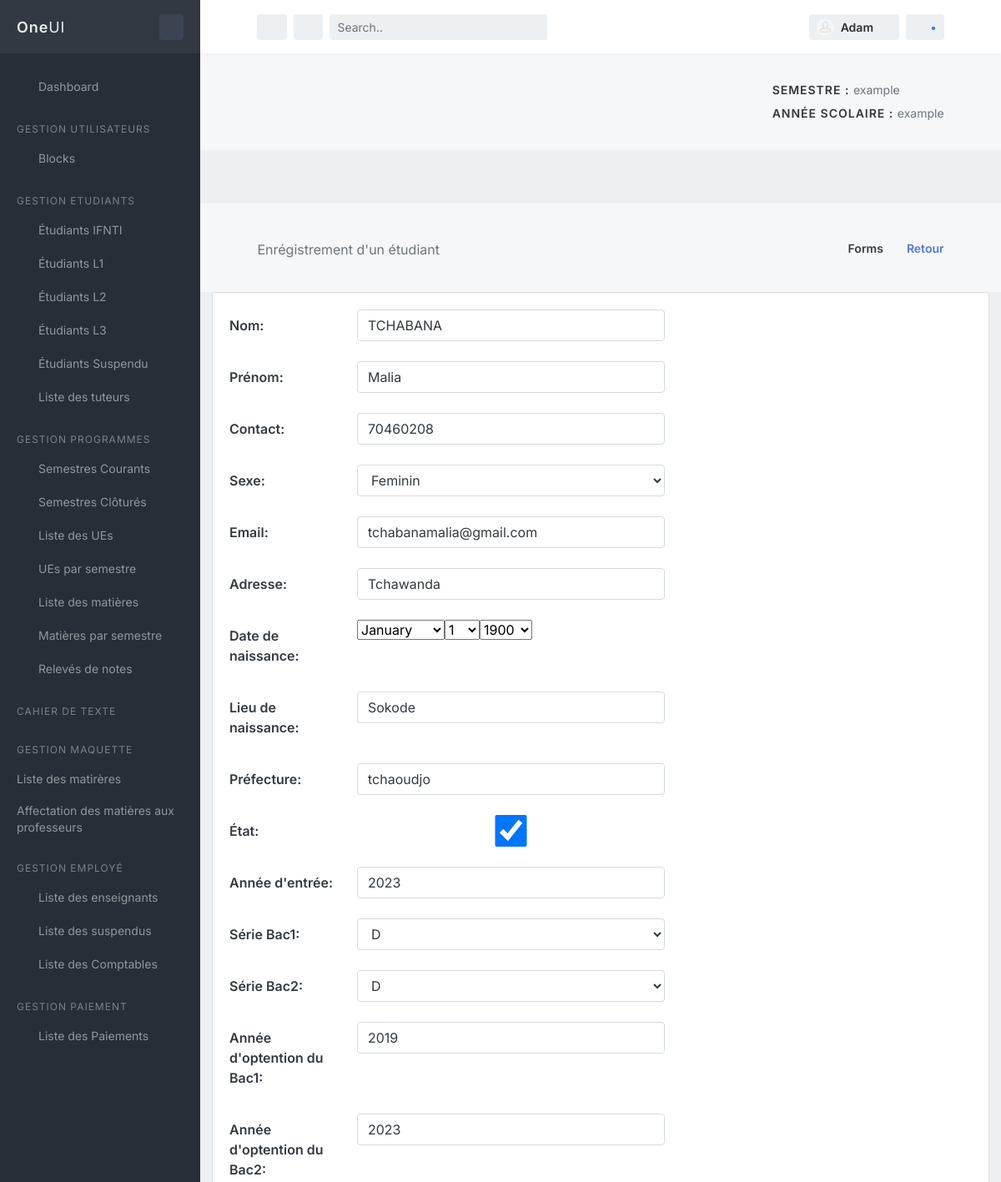
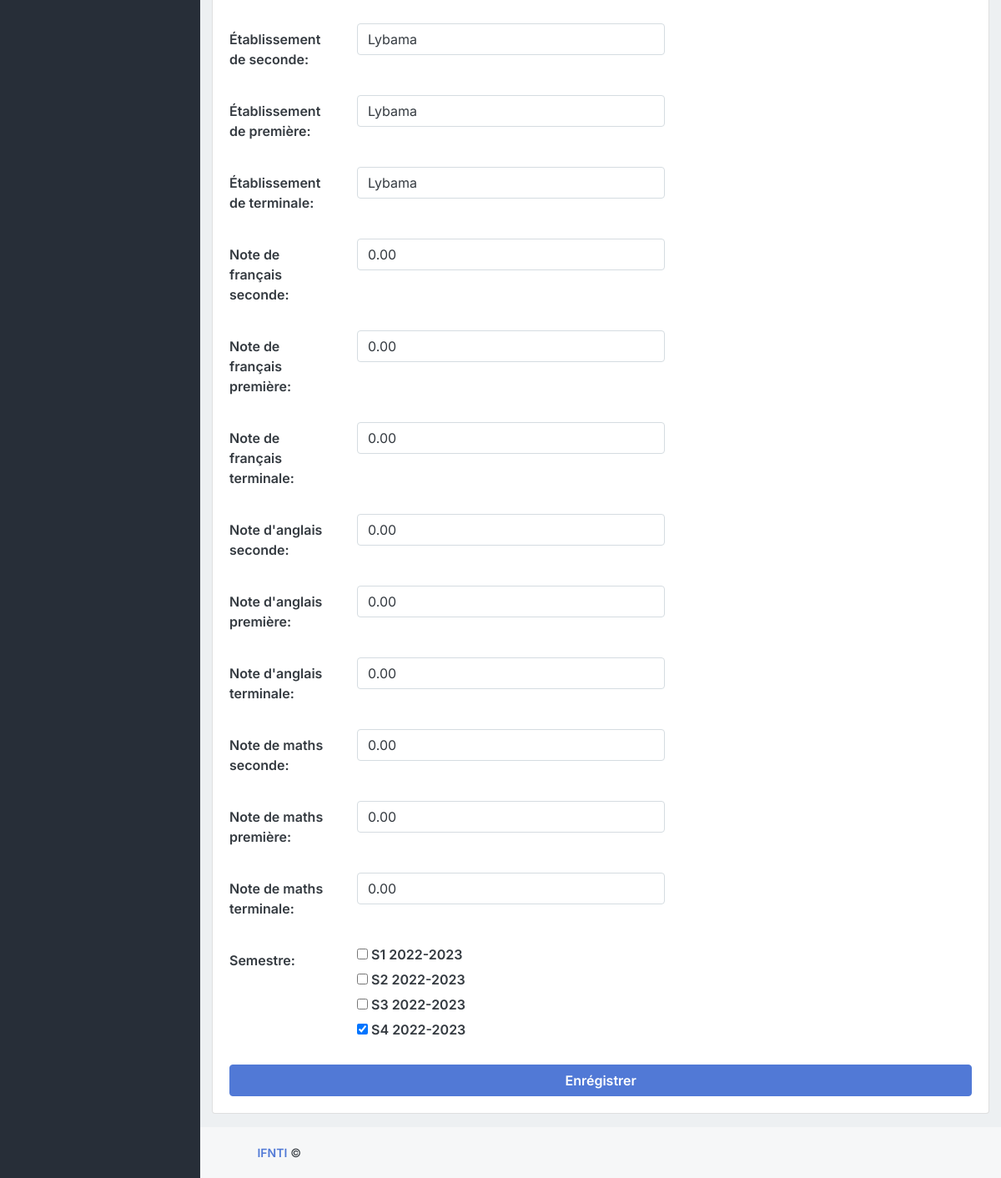
The app's page /main/update_etudiant/TM202301/ with its own data (2 pictures, top to bottom).
### main/models.py (models this page shows, shortened)
class Utilisateur(models.Model):
    SEXE_CHOISE = [
        ('F','Feminin'),
        ('M','Masculin')
    ]
    nom=models.CharField(max_length=50)
    prenom = models.CharField(max_length=50, verbose_name="Prénom")
    sexe = models.CharField(max_length=1, choices=SEXE_CHOISE)
    datenaissance = models.DateField(blank=True,verbose_name="date de naissance",null=True, validators=[MaxValueValidator(limit_value=date(2006, 1,1), message="L'année de naissance doit être inférieure à 2006")])
    lieunaissance = models.CharField(blank=True,max_length=20, verbose_name="lieu de naissance")
    contact = models.CharField(max_length=25)
    email=models.CharField(max_length=50, null=True)
    adresse=models.CharField(max_length=50)
    prefecture=models.CharField(max_length=50, null=True, verbose_name="Préfecture", default='tchaoudjo',blank=True)
    is_active = models.BooleanField(default=True, verbose_name="Actif")
    carte_identity = models.CharField(max_length=50, null=True,  verbose_name="Carte d'identité")
    nationalite = models.CharField(max_length=30, default='Togolaise', verbose_name='Nationalté',blank=True)
    user = models.OneToOneField(settings.AUTH_USER_MODEL, on_delete=models.CASCADE)
    class Meta:
        abstract = True

class Etudiant(Utilisateur):
    id = models.CharField(primary_key=True, blank=True, max_length=12)
    CHOIX_SERIE = [('A', 'A'), ('C', 'C'), ('D', 'D'), ('E', 'E'), ('F1', 'F1'), ('F2', 'F2'), ('F3', 'F3'),
                   ('F4', 'F4'), ('G2', 'G2')]
    seriebac1 = models.CharField(blank=True,max_length=2, choices=CHOIX_SERIE, verbose_name="Série bac 1", null=True)
    seriebac2 = models.CharField(blank=True,max_length=2, choices=CHOIX_SERIE, verbose_name="Série bac 2", null=True)
    anneeentree = models.IntegerField(default=datetime.date.today().year, blank=True, verbose_name="année entrée", null=False)
    anneebac1 = models.IntegerField(blank=True,verbose_name="Année d’obtention du BAC 1", null=True)
    anneebac2 = models.IntegerField(blank=True,verbose_name="Année d’obtention du BAC 2", null=True, default=datetime.date.today().year)
    etablissementSeconde = models.CharField(max_length=300, verbose_name="Nom d'établissement seconde", null=True, blank=True)
    francaisSeconde = models.DecimalField(max_digits=4, decimal_places=2, verbose_name="Note de français Seconde", default="0")
    anglaisSeconde = models.DecimalField(max_digits=4, decimal_places=2, verbose_name="Note d'anglais Seconde", default="0")
    mathematiqueSeconde = models.DecimalField(max_digits=4, decimal_places=2, verbose_name="Note de mathématique Seconde", default="0")
    etablissementPremiere = models.CharField(max_length=300, verbose_name="Nom d'établissement Première", null=True, blank=True)
    francaisPremiere = models.DecimalField(max_digits=4, decimal_places=2, verbose_name="Note de français Première", default="0")
    anglaisPremiere = models.DecimalField(max_digits=4, decimal_places=2, verbose_name="Note d'anglais Première", default="0")
    mathematiquePremiere = models.DecimalField(max_digits=4, decimal_places=2, verbose_name="Note de mathématique Première", default="0")
    etablissementTerminale = models.CharField(max_length=300, verbose_name="Nom d'établissement Terminale", null=True, blank=True)
    francaisTerminale = models.DecimalField(max_digits=4, decimal_places=2, verbose_name="Note de français Terminale", default="0")
    anglaisTerminale = models.DecimalField(max_digits=4, decimal_places=2, verbose_name="Note d'anglais Terminale", default="0")
    mathematiqueTerminale = models.DecimalField(max_digits=4, decimal_places=2, verbose_name="Note de mathématique Terminale", default="0")
    semestre = models.ManyToManyField('Semestre')
    passer_semestre_suivant =models.BooleanField(default=False, verbose_name="Passer au semestre suivant")
    class Meta:
        verbose_name = "Etudiant"
        verbose_name_plural = "Etudiants"
        unique_together = [["nom", "prenom", "datenaissance", "email"]]
    """ Cléf de l'étudiant"""

### main/views.py (the view, shortened to what this page needs)
# urls.py: path('update_etudiant/<str:id>/', views.create_etudiant, name='update_etudiant'),
def create_etudiant(request, id=0):
    if request.method == "GET":
        if id == 0:
            form = EtudiantForm()
        else:
            etudiant = Etudiant.objects.get(pk=id)
            form = EtudiantForm(instance=etudiant)
        return render(request, 'etudiants/create_etudiant.html',{'form':form})

### main/models.py (called while the page is built)
    def __str__(self):
        return self.libelle + " " + str(self.anneescolaire)

    def __str__(self):
        return str(self.anneeUniv)

### main/templates/etudiants/create_etudiant.html (shortened to what this page needs)
{% extends '../index.html' %}
{% load static %}
{% block content %}
<main id="main-container">
    <div class="bg-body-light">
        <div class="content content-full">
            <div class="d-flex flex-column flex-sm-row justify-content-sm-between align-items-sm-center">
                <h1 class="flex-sm-fill h3 my-2">
                    <small class="d-block d-sm-inline-block mt-2 mt-sm-0 font-size-base font-w400 text-muted">Enrégistrement d'un étudiant</small>
                </h1>
                <nav class="flex-sm-00-auto ml-sm-3" aria-label="breadcrumb">
                    <ol class="breadcrumb breadcrumb-alt">
                        <li class="breadcrumb-item">Forms</li>
                        <li class="breadcrumb-item" aria-current="page">
                            <a class="link-fx" href="{% url 'main:liste_des_etudiants' %}">Retour</a>
                     </li>
                    </ol>
                </nav>
            </div>
        </div>
    </div>
    <div id="content-wrapper">
        <div class="container-fluid">
            <div class="card mb-3">
                <div class="card-body">
                  <form class="form-horizontal" action="#" method="POST">
                    <div class="form-group row">
                        <label for="{{ form.nom.id_for_label }}" class="col-md-2 col-form-label">Nom:</label>
                        <div class="col-md-10">
                            {{ form.nom }}
                        </div>
                    </div>
                    <div class="form-group row">
                        <label for="{{ form.prenom.id_for_label }}" class="col-md-2 col-form-label">Prénom:</label>
                        <div class="col-md-10">
                            {{ form.prenom }}
                        </div>
                    </div>
                    <div class="form-group row">
                        <label for="{{ form.contact.id_for_label }}" class="col-md-2 col-form-label">Contact:</label>
                        <div class="col-md-10">
                            {{ form.contact }}
                        </div>
                    </div>
                    <div class="form-group row">
                        <label for="{{ form.sexe.id_for_label }}" class="col-md-2 col-form-label">Sexe:</label>
                        <div class="col-md-10">
                            {{ form.sexe }}
                        </div>
                    </div>
                    <div class="form-group row">
                        <label for="{{ form.email.id_for_label }}" class="col-md-2 col-form-label">Email:</label>
                        <div class="col-md-10">
                            {{ form.email }}
                        </div>
                    </div>
                    <div class="form-group row">
                        <label for="{{ form.adresse.id_for_label }}" class="col-md-2 col-form-label">Adresse:</label>
                        <div class="col-md-10">
                            {{ form.adresse }}
                        </div>
                    </div>
                    <div class="form-group row">
                        <label for="{{ form.datenaissance.id_for_label }}" class="col-md-2 col-form-label">Date de naissance:</label>
                        <div class="col-md-10">
                            {{ form.datenaissance }}
                        </div>
                    </div>
                    <div class="form-group row">
                        <label for="{{ form.lieunaissance.id_for_label }}" class="col-md-2 col-form-label">Lieu de naissance:</label>
                        <div class="col-md-10">
                            {{ form.lieunaissance }}
                        </div>
                    </div>
                    <div class="form-group row">
                        <label for="{{ form.prefecture.id_for_label }}" class="col-md-2 col-form-label">Préfecture:</label>
                        <div class="col-md-10">
                            {{ form.prefecture }}
                        </div>
                    </div>
                    <div class="form-group row">
                        <label for="{{ form.is_active.id_for_label }}" class="col-md-2 col-form-label">État:</label>
                        <div class="col-md-10">
                            {{ form.is_active }}
                        </div>
                    </div>
                    <div class="form-group row">
                        <label for="{{ form.anneeentree.id_for_label }}" class="col-md-2 col-form-label">Année d'entrée:</label>
                        <div class="col-md-10">
                            {{ form.anneeentree }}
                        </div>
                    </div>
                    <div class="form-group row">
                        <label for="{{ form.seriebac1.id_for_label }}" class="col-md-2 col-form-label">Série Bac1:</label>
                        <div class="col-md-10">
                            {{ form.seriebac1 }}
                        </div>
                    </div>
                    <div class="form-group row">
                        <label for="{{ form.seriebac2.id_for_label }}" class="col-md-2 col-form-label">Série Bac2:</label>
                        <div class="col-md-10">
                            {{ form.seriebac2 }}
                        </div>
                    </div>
                    <div class="form-group row">
                        <label for="{{ form.anneebac1.id_for_label }}" class="col-md-2 col-form-label">Année d'optention du Bac1:</label>
                        <div class="col-md-10">
                            {{ form.anneebac1 }}
                        </div>
                    </div>
                    <div class="form-group row">
                        <label for="{{ form.anneebac2.id_for_label }}" class="col-md-2 col-form-label">Année d'optention du Bac2:</label>
                        <div class="col-md-10">
                            {{ form.anneebac2 }}
                        </div>
                    </div>
                    <div class="form-group row">
                        <label for="{{ form.etablissementSeconde.id_for_label }}" class="col-md-2 col-form-label">Établissement de seconde:</label>
                        <div class="col-md-10">
                            {{ form.etablissementSeconde }}
                        </div>
                    </div>
                    <div class="form-group row">
                        <label for="{{ form.etablissementPremiere.id_for_label }}" class="col-md-2 col-form-label">Établissement de première:</label>
                        <div class="col-md-10">
                            {{ form.etablissementPremiere }}
                        </div>
                    </div>
                    <div class="form-group row">
                        <label for="{{ form.etablissementTerminale.id_for_label }}" class="col-md-2 col-form-label">Établissement de terminale:</label>
                        <div class="col-md-10">
                            {{ form.etablissementTerminale }}
                        </div>
                    </div>
                    <div class="form-group row">
                        <label for="{{ form.francaisSeconde.id_for_label }}" class="col-md-2 col-form-label">Note de français seconde:</label>
                        <div class="col-md-10">
                            {{ form.francaisSeconde }}
                        </div>
                    </div>
                    <div class="form-group row">
                        <label for="{{ form.francaisPremiere.id_for_label }}" class="col-md-2 col-form-label">Note de français première:</label>
                        <div class="col-md-10">
                            {{ form.francaisPremiere }}
                        </div>
                    </div>
                    <div class="form-group row">
                        <label for="{{ form.francaisTerminale.id_for_label }}" class="col-md-2 col-form-label">Note de français terminale:</label>
                        <div class="col-md-10">
                            {{ form.francaisTerminale }}
                        </div>
                    </div>
                    <div class="form-group row">
                        <label for="{{ form.anglaisSeconde.id_for_label }}" class="col-md-2 col-form-label">Note d'anglais seconde:</label>
                        <div class="col-md-10">
                            {{ form.anglaisSeconde }}
                        </div>
                    </div>
                    <div class="form-group row">
                        <label for="{{ form.anglaisPremiere.id_for_label }}" class="col-md-2 col-form-label">Note d'anglais première:</label>
                        <div class="col-md-10">
                            {{ form.anglaisPremiere }}
                        </div>
                    </div>
                    <div class="form-group row">
                        <label for="{{ form.anglaisTerminale.id_for_label }}" class="col-md-2 col-form-label">Note d'anglais terminale:</label>
                        <div class="col-md-10">
                            {{ form.anglaisTerminale }}
                        </div>
                    </div>
                    <div class="form-group row">
                        <label for="{{ form.mathematiqueSeconde.id_for_label }}" class="col-md-2 col-form-label">Note de maths seconde:</label>
                        <div class="col-md-10">
                            {{ form.mathematiqueSeconde }}
                        </div>
                    </div>
                    <div class="form-group row">
                        <label for="{{ form.mathematiquePremiere.id_for_label }}" class="col-md-2 col-form-label">Note de maths première:</label>
                        <div class="col-md-10">
                            {{ form.mathematiquePremiere }}
                        </div>
                    </div>
                    <div class="form-group row">
                        <label for="{{ form.mathematiqueTerminale.id_for_label }}" class="col-md-2 col-form-label">Note de maths terminale:</label>
                        <div class="col-md-10">
                            {{ form.mathematiqueTerminale }}
                        </div>
                    </div>
                    <div class="form-group row">
                        <label for="{{ form.semestre.id_for_label }}" class="col-md-2 col-form-label">Semestre:</label>
                        <div class="col-md-10">
                            {{ form.semestre }}
                        </div>
                    </div>
                    <button class="btn btn-primary btn-block" type="submit"><i class="fas fa-database"></i> Enrégistrer &nbsp;&nbsp;&nbsp;</button>
                </form>
                </div>
            </div>
        </div>
    </div>
{% endblock %}

### records on screen
Etudiant: nom "TCHABANA", prenom "Malia", contact "70460208", sexe "Feminin", email "tchabanamalia@gmail.com", adresse "Tchawanda", lieunaissance "Sokode", prefecture "tchaoudjo", is_active "☑", anneeentree "2023", seriebac1 "D", seriebac2 "D", anneebac1 "2019", anneebac2 "2023", etablissementSeconde "Lybama", etablissementPremiere "Lybama", etablissementTerminale "Lybama", francaisSeconde "0.00", francaisPremiere "0.00", francaisTerminale "0.00", anglaisSeconde "0.00", anglaisPremiere "0.00", anglaisTerminale "0.00", mathematiqueSeconde "0.00", mathematiquePremiere "0.00", mathematiqueTerminale "0.00"
